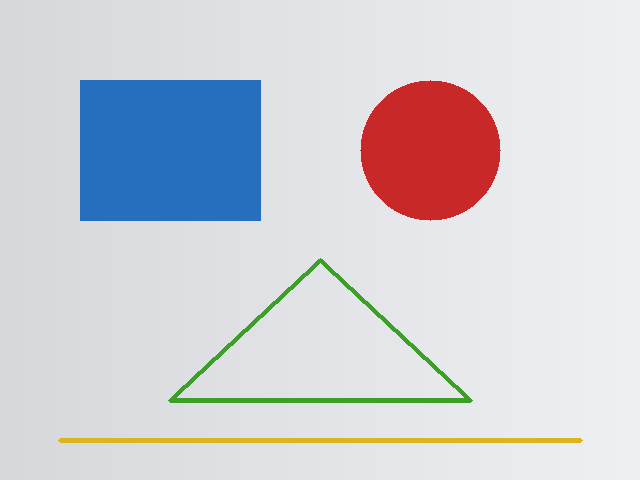
#> input picture lessons/python/素材/synth_shapes.png, 640 x 480 px, found by its file name
$ python 5.1-io.py
#> lines starting #> are read from the running program, lines starting #| are printed output that depends on the picture
# 按三种标志读图，查看形状与通道，再拆分、合并并保存结果。
import cv2
import numpy as np


color = cv2.imread("素材/synth_shapes.png", cv2.IMREAD_COLOR)
#> color is the input picture: shape (480, 640, 3); mean B, G, R 215, 207.5, 207.3
gray = cv2.imread("素材/synth_shapes.png", cv2.IMREAD_GRAYSCALE)
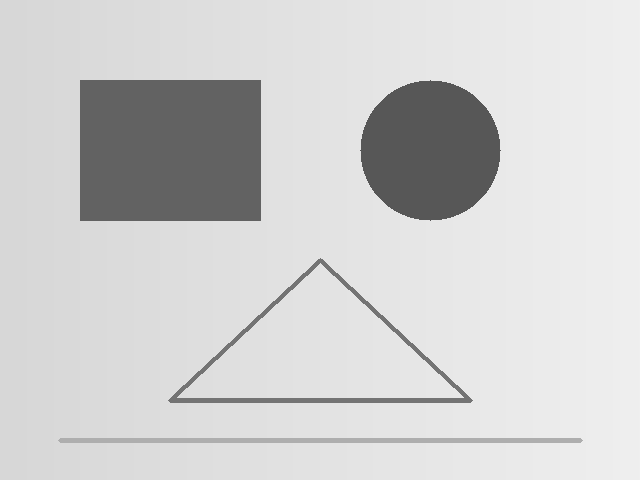
#> gray: shape (480, 640); min 87, max 239, mean 207.5
unchanged = cv2.imread("素材/synth_shapes.png", cv2.IMREAD_UNCHANGED)
print("color:", color.shape, color.dtype)
#| color: (480, 640, 3) uint8
print("gray:", gray.shape, gray.dtype)
#| gray: (480, 640) uint8
print("unchanged:", unchanged.shape)
#| unchanged: (480, 640, 3)
print("pixel BGR:", color[100, 100].tolist())
#| pixel BGR: [190, 110, 40]
print("gray pixel:", int(gray[100, 100]))
#| gray pixel: 98

b, g, r = cv2.split(color)
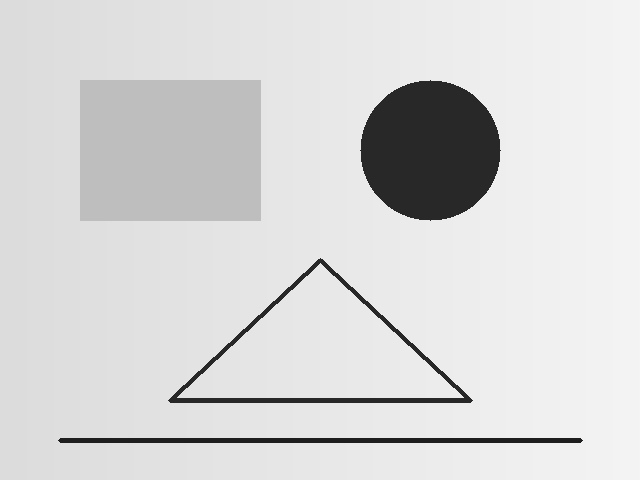
#> b: shape (480, 640); min 30, max 244, mean 215
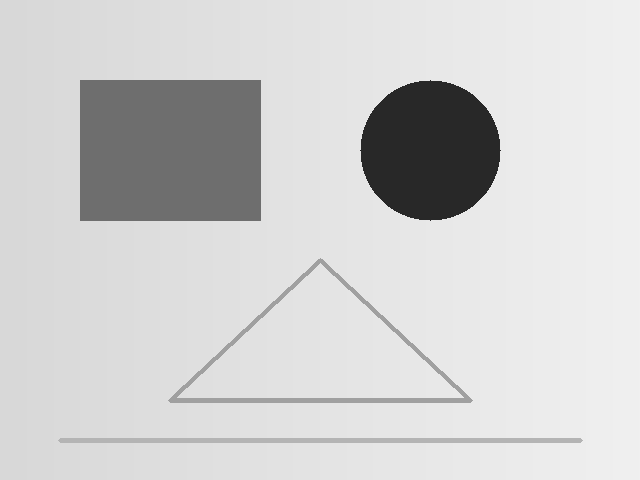
#> g: shape (480, 640); min 40, max 240, mean 207.5
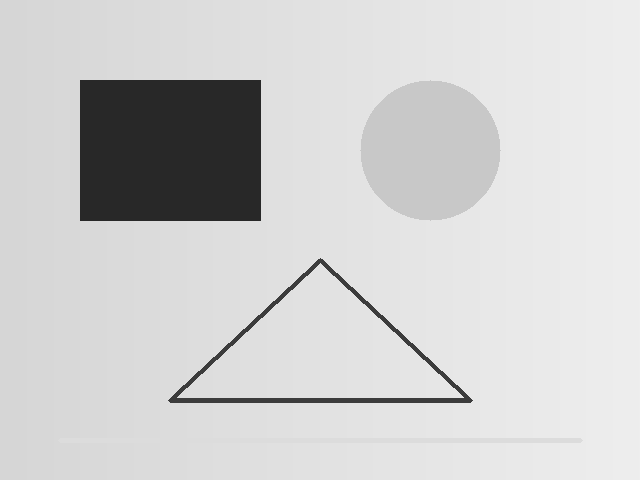
#> r: shape (480, 640); min 40, max 238, mean 207.3
print("channel means:", round(float(b.mean()), 2),
      round(float(g.mean()), 2), round(float(r.mean()), 2))
#| channel means: 215.01 207.5 207.29
merged = cv2.merge([b, g, r])
swapped = cv2.merge([r, g, b])
print("merge equal:", bool(np.array_equal(merged, color)))
#| merge equal: True
print("swap equal:", bool(np.array_equal(swapped, color)))
#| swap equal: False

roi = color[100:220, 80:260]
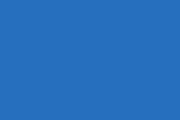
#> roi: shape (120, 180, 3); mean B, G, R 190, 110, 40
print("roi:", roi.shape)
#| roi: (120, 180, 3)
print("gray saved:", bool(cv2.imwrite("out_gray.png", gray)))
#| gray saved: True
print("roi saved:", bool(cv2.imwrite("out_roi.png", roi)))
#| roi saved: True

$ run again, with lessons/python/素材/synth_chess_1.png copied over lessons/python/素材/synth_shapes.png
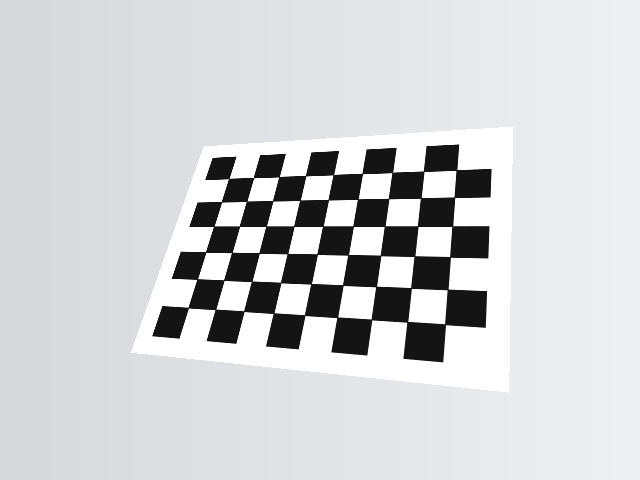
#> input picture lessons/python/素材/synth_chess_1.png, 640 x 480 px, found by its file name
#> color is the input picture: shape (480, 640, 3); mean B, G, R 213, 210, 208.6
#| color: (480, 640, 3) uint8
#| gray: (480, 640) uint8
#| unchanged: (480, 640, 3)
#| pixel BGR: [223, 219, 217]
#| gray pixel: 218
#| channel means: 212.98 210.05 208.58
#| merge equal: True
#| swap equal: False
#> `roi = color[100:220, 80:260]`:
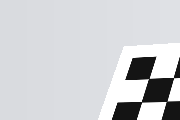
#> roi: shape (120, 180, 3); mean B, G, R 211.2, 208.1, 206.6
#| roi: (120, 180, 3)
#| gray saved: True
#| roi saved: True

$ run again, with lessons/python/素材/synth_chess_2.png copied over lessons/python/素材/synth_shapes.png
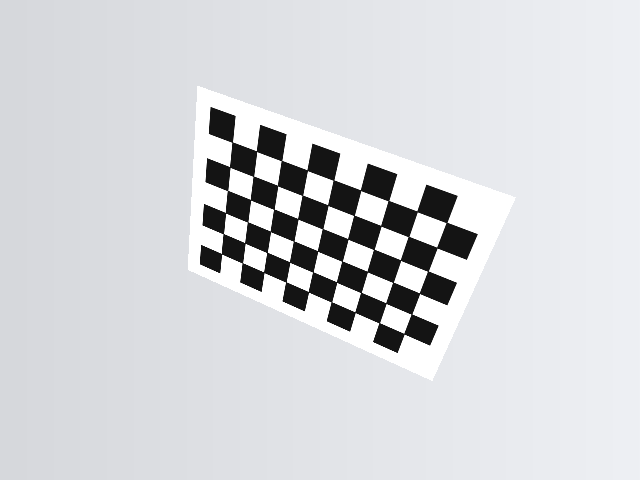
#> input picture lessons/python/素材/synth_chess_2.png, 640 x 480 px, found by its file name
#> color is the input picture: shape (480, 640, 3); mean B, G, R 218.5, 215.3, 213.6
#| color: (480, 640, 3) uint8
#| gray: (480, 640) uint8
#| unchanged: (480, 640, 3)
#| pixel BGR: [223, 219, 217]
#| gray pixel: 218
#| channel means: 218.53 215.27 213.64
#| merge equal: True
#| swap equal: False
#> `roi = color[100:220, 80:260]`:
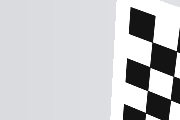
#> roi: shape (120, 180, 3); mean B, G, R 203.5, 201, 199.7
#| roi: (120, 180, 3)
#| gray saved: True
#| roi saved: True

$ run again, with lessons/python/素材/synth_chess_3.png copied over lessons/python/素材/synth_shapes.png
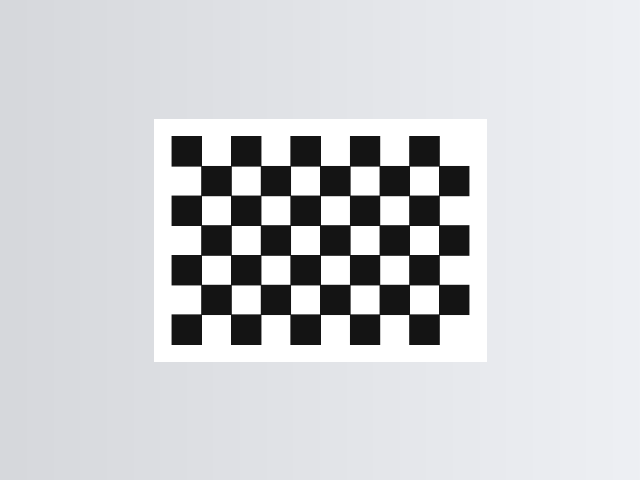
#> input picture lessons/python/素材/synth_chess_3.png, 640 x 480 px, found by its file name
#> color is the input picture: shape (480, 640, 3); mean B, G, R 212.9, 209.9, 208.4
#| color: (480, 640, 3) uint8
#| gray: (480, 640) uint8
#| unchanged: (480, 640, 3)
#| pixel BGR: [223, 219, 217]
#| gray pixel: 218
#| channel means: 212.85 209.91 208.43
#| merge equal: True
#| swap equal: False
#> `roi = color[100:220, 80:260]`:
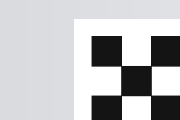
#> roi: shape (120, 180, 3); mean B, G, R 194, 192, 190.9
#| roi: (120, 180, 3)
#| gray saved: True
#| roi saved: True
